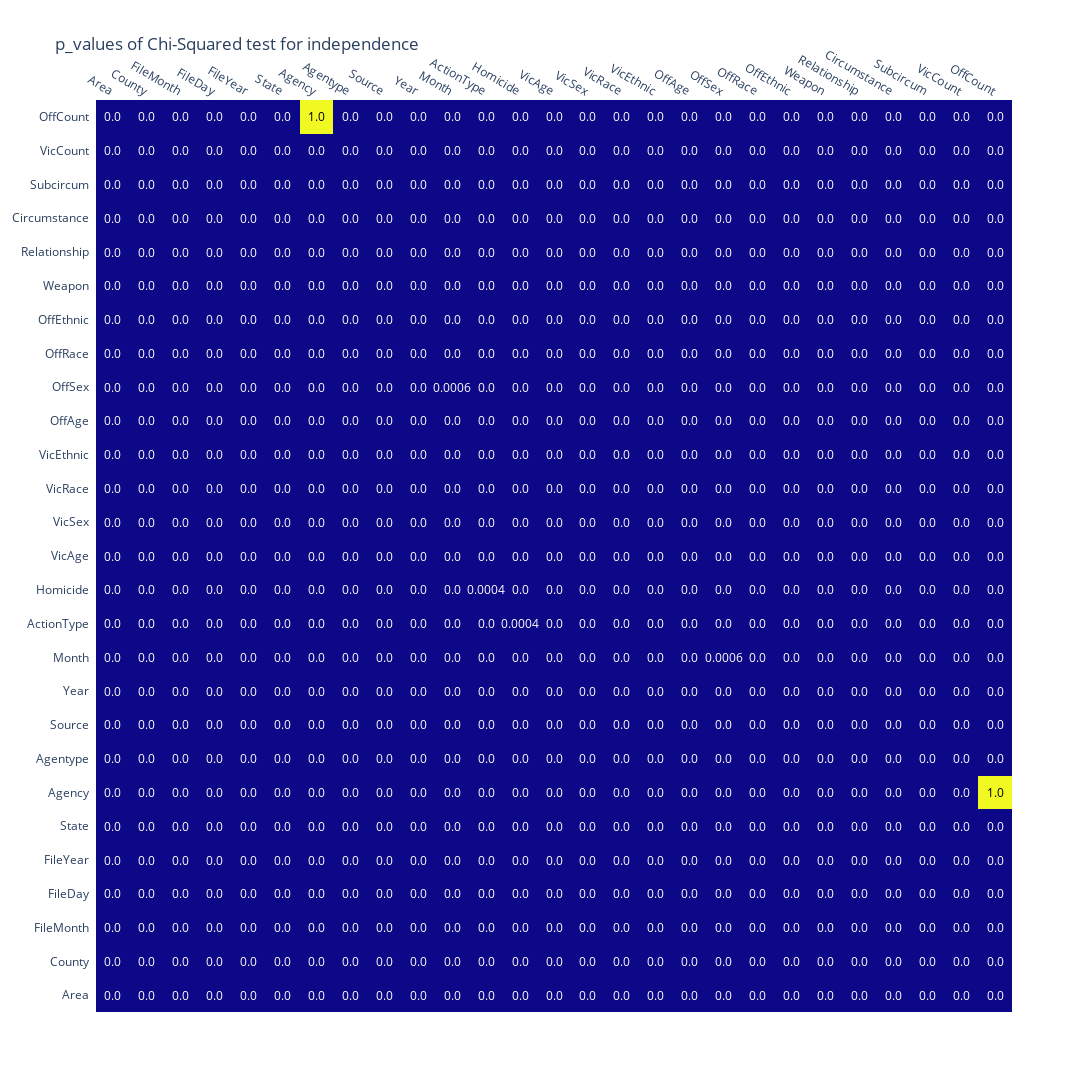

The notebook cell saved with this chart:
### Code cell
p_of_chi = heatmap_chi(df, return_df=True)
